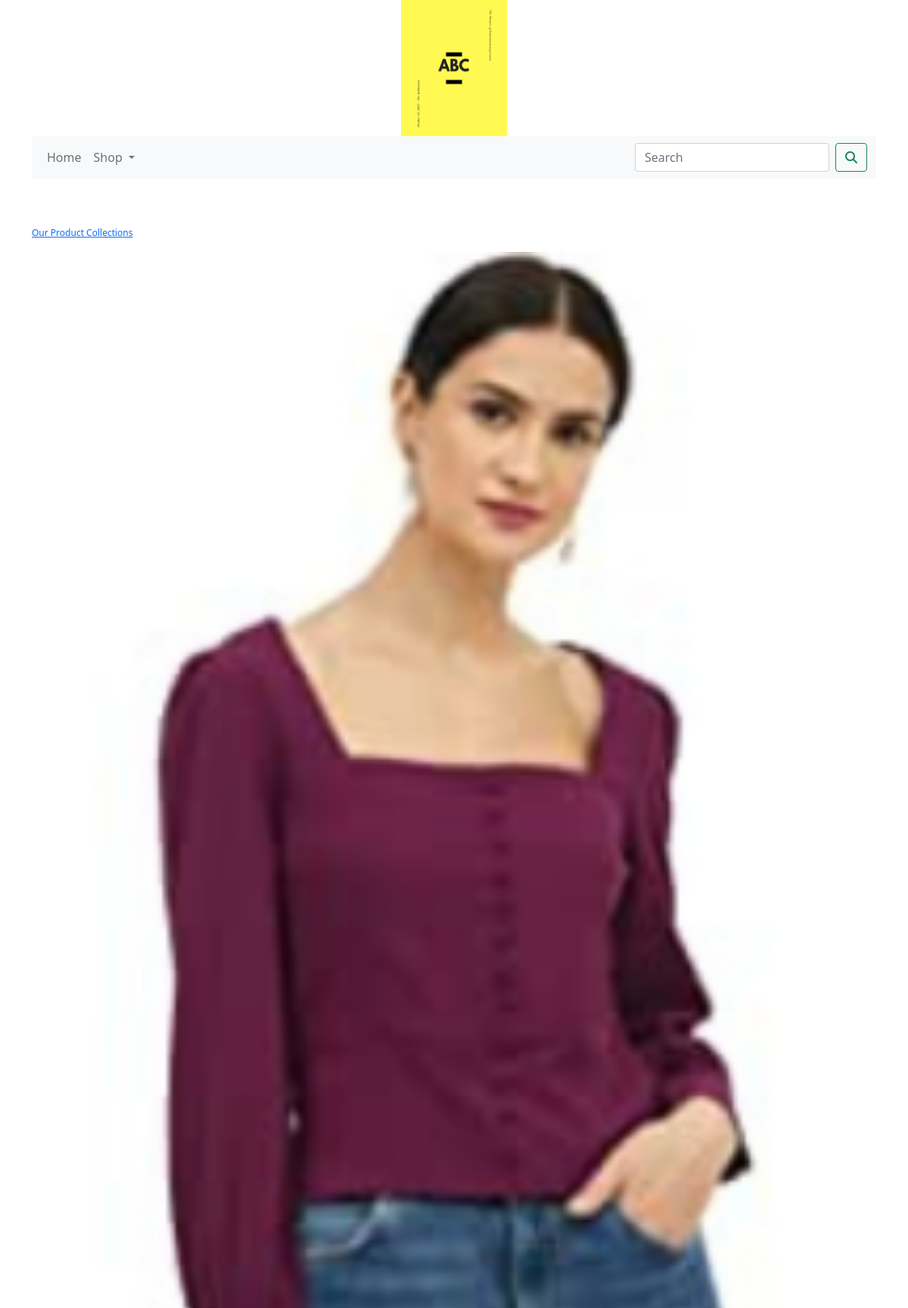
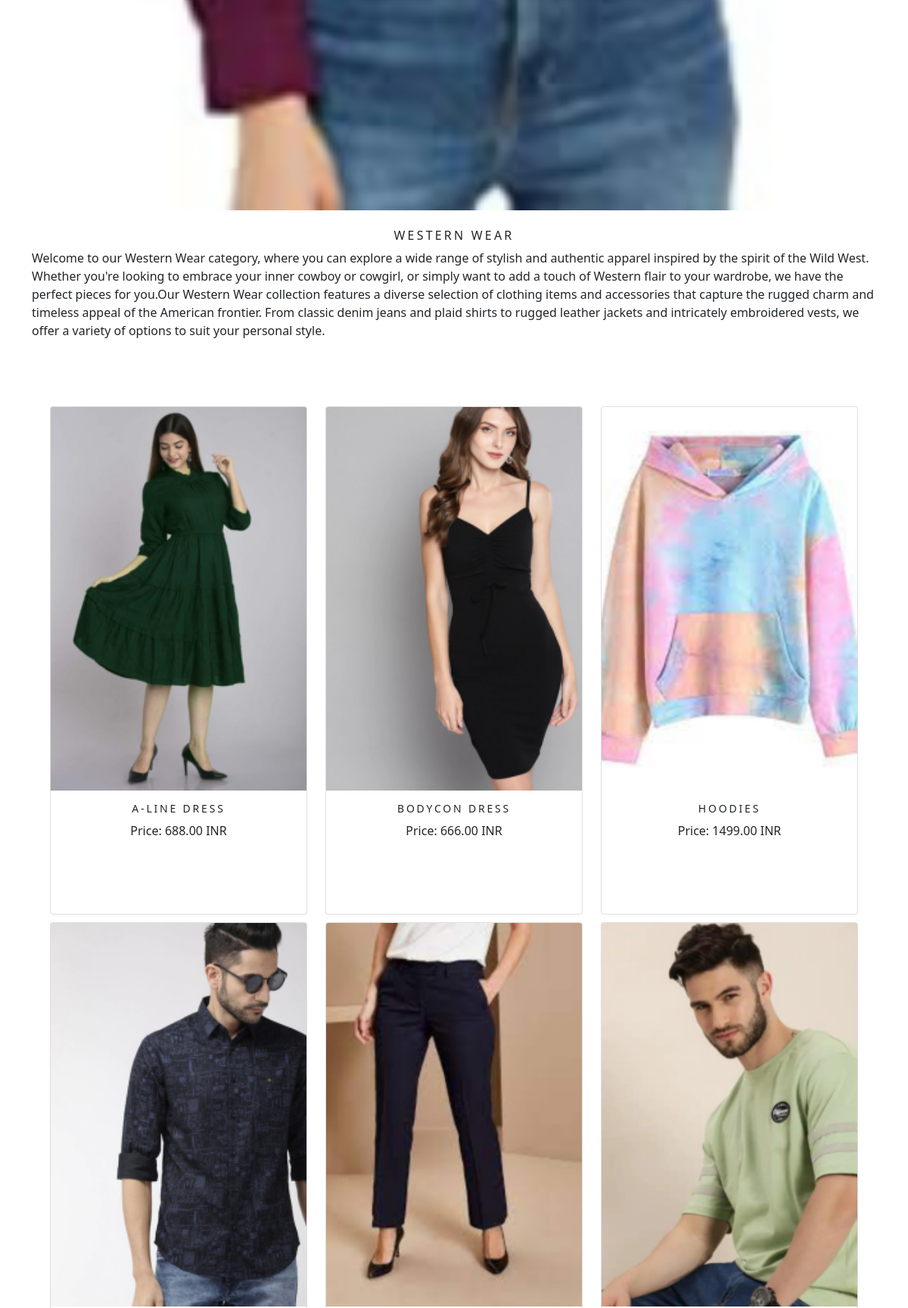
Page /shop/western-wear/ (upper part) on the committed database (2 pictures, top to bottom).
### shop/models.py (models this page shows, shortened)
class Category(models.Model):
    name= models.CharField(max_length=250,unique=True)
    slug= models.SlugField(max_length=250,unique=True)
    desc= models.TextField(blank=True)
    image= models.ImageField(upload_to='category',blank=True)
    class Meta:
        ordering= ('name', )
        verbose_name= 'category'
        verbose_name_plural= 'categories'
    def get_url(self):
        return reverse('shop:products_by_category',args=[self.slug])

class Product(models.Model):
    name= models.CharField(max_length=250,unique=True)
    slug= models.SlugField(max_length=250,unique=True)
    desc= models.TextField(blank=True)
    price= models.DecimalField(max_digits=10,decimal_places=2)
    category= models.ForeignKey(Category,on_delete=models.CASCADE)
    image= models.ImageField(upload_to='product',blank=True)
    stock= models.IntegerField()
    available= models.BooleanField(default=True)
    created= models.DateTimeField(auto_now_add=True)
    updated= models.DateTimeField(auto_now=True)
    def get_url(self):
         return reverse('shop:prodCatDetail', args=[self.category.slug,self.slug])
    class Meta:
        ordering= ('name', )
        verbose_name= 'product'
        verbose_name_plural= 'products'

### shop/views.py (the view)
# urls.py: path('',views.allProdCat,name='allProdCat'),
def allProdCat(request,c_slug=None):
    c_page=None
    products_list=None
    if c_slug!=None:
        c_page=get_object_or_404(Category,slug=c_slug)
        products_list=Product.objects.all().filter(category=c_page,available=True)
    else:
        products_list=Product.objects.all().filter(available=True)
    paginator=Paginator(products_list,6)
    try:
        page=int(request.GET.get('page','1'))
    except:
        page=1
    try:
        products=paginator.page(page)
    except (EmptyPage, InvalidPage):
        products=paginator.page(paginator.num_pages)
    return render(request,'category.html',{'category':c_page,'products':products})

### cart/context_processors.py (called while the page is built)
def counter(request):
    item_count=0
    if 'admin' in request.path:
        return {}
    else:
        try:
            cart=Cart.objects.filter(cart_id=_cart_id(request))
            cart_items=CartItem.objects.all().filter(cart=cart[:1])
            for cart_item in cart_items:
                item_count += cart_item.quantity
        except Cart.DoesNotExist:
            item_count = 0
    return dict(item_count=item_count)

### cart/views.py (called while the page is built)
def _cart_id(request):
    cart= request.session.session_key
    if not cart:
        cart= request.session.create()
    return cart

### shop/context_processors.py (called while the page is built)
def menu_links(request):
    links=Category.objects.all()
    return dict(links=links)

### templates/category.html (shortened to what this page needs)
{% extends 'base.html' %}
{% load static %}
{% block body %}
 {% if category %}
  <div>
      <div class="row my_row_class">
          <div class="mx-auto">
          <p><a href="{% url 'shop:allProdCat' %}">Our Product Collections</a> </p>
          </div>
      </div>
  </div>
 {% endif %}
 <div class="mx-auto">
     {% if category %}
      <img class="my_image" src="{{category.image.url}}" alt="{{category.name}}" width="1250" height="400">
     </div><br>
     <div>
         <h1 class="text-center my_title">{{category.name}}</h1>
          <p class="text-justify">{{category.desc}}</p><br><br><br>
     </div>
 {% endif %}
<div class="container">
    <div class="row mx-auto">
        {% for product in products.object_list %}
        <div class="my_bottom_margin col-9 col-sm-12 col-md-4 col-lg-4">
            <div class="card text-center" style="min-width:18rem;height:42rem;" >
                 <a href="{{product.get_url}}"><img class="card-img-top my_image" src="{{product.image.url}}" alt="{{product.name}}"></a>
                <div class="card-body">
                    <h4>{{product.name}}</h4>
                    <p>Price: {{product.price}} INR</p><br><br><br>
                </div>
            </div>
        </div>
        {% endfor %}
    </div>
</div>
{% endblock %}

### static/css/custom.css (style rules this page uses)
body { font-family: 'Roboto', sans-serif; }
.my_row_class { padding-top: 15px; }
.my_row_class .mx-auto { color: #000; font-size: 12px; }
.my_image { width: 100%; height: auto; }
.my_title { font-size: 16px; text-transform: uppercase; letter-spacing: .2em; }
.my_bottom_margin { margin-bottom: 10px; }
.card-body h4 { font-size: 14px; text-transform: uppercase; letter-spacing: .2em; }

### rows in the picture
Category: image (picture), name "WESTERN WEAR", desc "Welcome to our Western Wear category, where you can explore a wide range of stylish and authentic apparel inspired by the spirit of the Wild West. Whether you're looking to embrace your inner cowboy or cowgirl, or simply want to add a touch of Western flair to your wardrobe, we have the perfect pieces for you.Our Western Wear collection features a diverse selection of clothing items and accessories that capture the rugged charm and timeless appeal of the American frontier. From classic denim jeans and plaid shirts to rugged leather jackets and intricately embroidered vests, we offer a variety of options to suit your personal style."
Product: image (picture), name "A-LINE DRESS", price "688.00"
Product: image (picture), name "BODYCON DRESS", price "666.00"
Product: image (picture), name "HOODIES", price "1499.00"
Product: image (picture)
Product: image (picture)
Product: image (picture)
